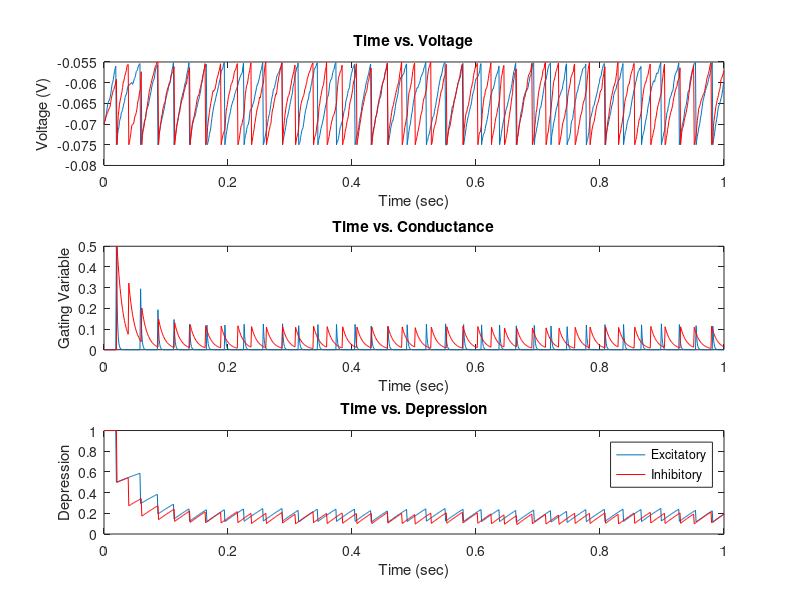

Recreate this plot in MATLAB.
clear all

%Constants neurons share
sigma = .05e-9;     %coefficient of randomness
Vl = -0.070;        %Leak potential for both neurons
Vth = -0.055;       %Threshold potential for both neurons
Vspike = .02;       %Spike potential for both neurons
Vres = -0.075;      %Reset potential for both neurons
Pr = .5;            %Probability of release of vesicles
taud = .2;          %Time constant of Depression

%Constant parameters that effect neuron1
C1 = 5e-9;          %Capacity for Neuron1
Rm1 = 20e6;         %membrain resistance neuron 1
G21 = 1e-6;            %Maximum conductance affecting neuron 1
Erev21 = -0.070;    %Reversal potential affecting neuron 1
Iapp1 = 4e-9;       %Applied Current into neuron 1
taus1 = .002;       %Gating variable time constant

%Constant parameters that effect neuron2
C2 = 5e-9;          %Capacity for Neuron 2
Rm2 = 20e6;         %membrain resistance neuron 2
G12 = 1e-6;            %Maximum conductance affecting neuron 2
Erev12 = 0;         %Reversal potential affecting neuron 2
Iapp2 = 4e-9;       %Applied Current into neuron 2
taus2 = .01;        %Gating variable time constant

%Time variables
startT = 0;                 %Time starts at 0
dT = .001;                  %dT is 1 ms
endT = 1;                  %Time ends
timeVec = startT:dT:endT;   %Time vector from startTime to endTime in increments of dT

%variables for neuron1
Vm1 = zeros(1,length(timeVec));
Vm1(1) = Vl;
spikesN1 = zeros(1,length(timeVec));

%variables for neuron2
Vm2 = zeros(1,length(timeVec));
Vm2(1) = Vl;
spikesN2 = zeros(1,length(timeVec));

%variables for synapse 12
s1 = zeros(1,length(timeVec));
D1 = ones(1,length(timeVec));

%variables for synapse 21
s2 = zeros(1,length(timeVec));
D2 = ones(1,length(timeVec));


%%%%%%%%%%START SIMULATION%%%%%%%%%%%%%%%%%%%%%%%%%%%
for i = 2: length(timeVec),
    %calculating next voltage neuron1
    Vm1(i) = Vm1(i-1) + dT*(((Vl - Vm1(i-1))/Rm1) + G21*s2(i-1)*(Erev21-Vm1(i-1))+ Iapp1 + sigma*randn(1)/sqrt(dT))/C1;
    %Calculating synaptic variables for 21
    s1(i) = s1(i-1) + dT*(-s1(i-1)/taus1);
    D1(i) = D1(i-1) + dT*((1-D1(i-1))/taud);
    
    %calculating next voltage neuron1
    Vm2(i) = Vm2(i-1) + dT*(((Vl - Vm2(i-1))/Rm2) + G12*s1(i-1)*(Erev12-Vm2(i-1))+ Iapp2 + sigma*randn(1)/sqrt(dT))/C1;
    %Calculating synaptic variables for 12
    s2(i) = s2(i-1) + dT*(-s2(i-1)/taus2);
    D2(i) = D2(i-1) + dT*((1-D2(i-1))/taud);
        
    %Check if neuron1 is spiking
    if Vm1(i) >= Vth,
        Vm1(i) = Vres;                      %set v to reset
        s1(i) = s1(i) + Pr*D1(i)*(1-s1(i)); %change gating variable for 21
        D1(i) = D1(i)*(1-Pr);               %change depression variable 21
        spikesN1(i) = 1;                    %update spikes for neuron1
    end
        
    %Check if neuron1 is spiking
    if Vm2(i) >= Vth,
        Vm2(i) = Vres;                      %set v to reset
        s2(i) = s2(i) + Pr*D2(i)*(1-s2(i)); %change gating variable for 12
        D2(i) = D2(i)*(1-Pr);               %change depression variable 21
        spikesN2(i) = 1;                    %update spikes for neuron2
    end
end

%%%%%%%%%%%%%%%Plot voltage, gating variable, depression%%%%%%%%%%%%%%%
figure;
subplot(3,1,1); 
plot(timeVec,Vm1);
hold on
plot(timeVec,Vm2,'r');
xlabel('Time (sec)')
ylabel('Voltage (V)')
title(['Time vs. Voltage'])
%gating
subplot(3,1,2); 
plot(timeVec,s1);
hold on
plot(timeVec,s2,'r');
xlabel('Time (sec)')
ylabel('Gating Variable')
title(['Time vs. Conductance'])
%depression
subplot(3,1,3); 
plot(timeVec,D1);
hold on
plot(timeVec,D2,'r');
xlabel('Time (sec)')
ylabel('Depression')
title(['Time vs. Depression'])
legend('Excitatory', 'Inhibitory');
